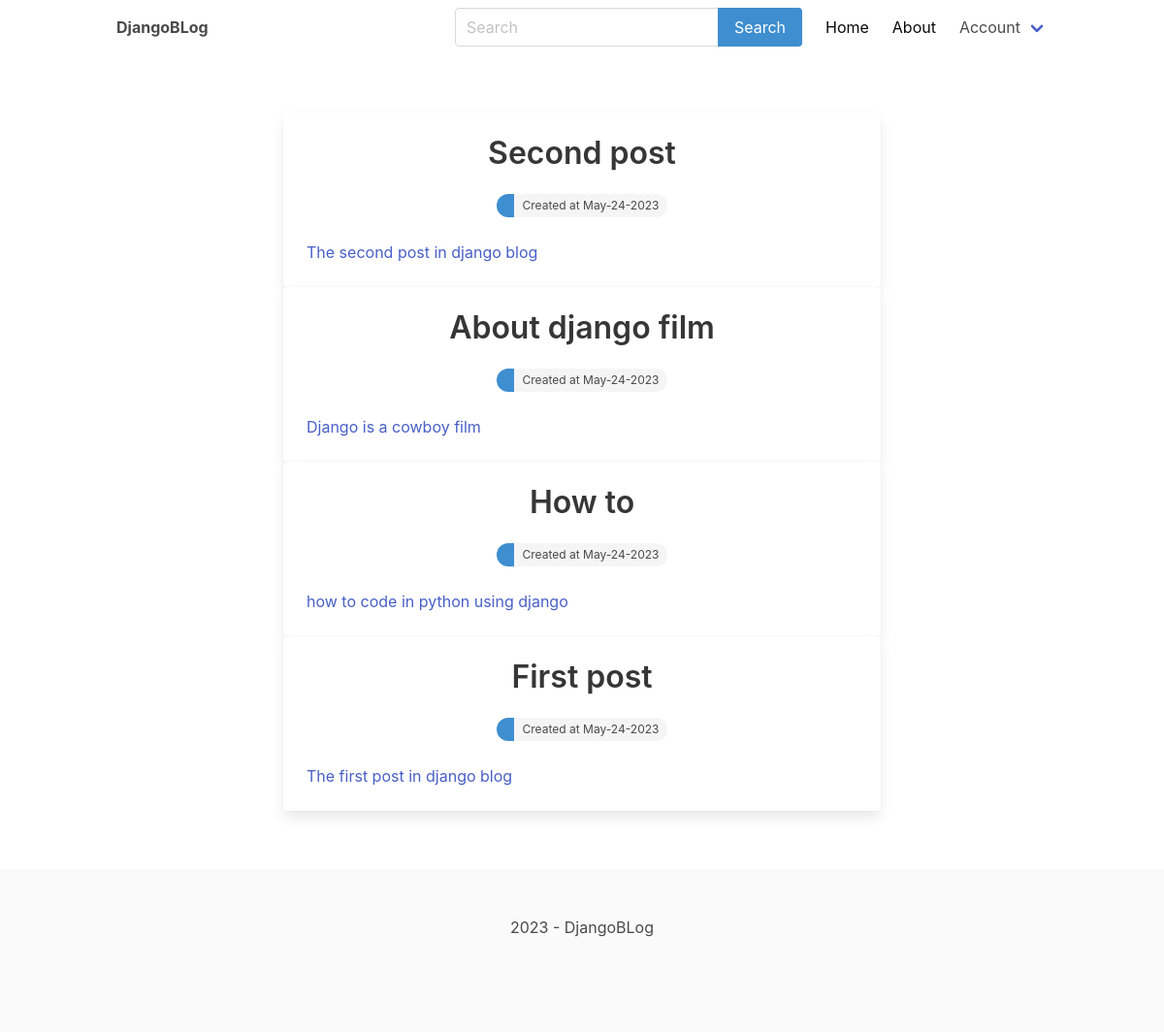
/django/, run on the app's committed database.
### blog/models.py (models this page shows, shortened)
class Post(models.Model):
    ACTIVE = 'active'
    DRAFT = 'draft'
    CHOICES_STATUS = (
        (ACTIVE, 'Active'),
        (DRAFT, 'Draft'),
    )
    category = models.ForeignKey(Category, on_delete=models.CASCADE, related_name='posts', null=True)
    title = models.CharField(max_length=200)
    intro = models.CharField(max_length=200)
    slug = models.SlugField(max_length=200, unique=True)
    body = models.TextField(max_length=800)
    updated = models.DateTimeField(auto_now=True)
    created = models.DateTimeField(auto_now_add=True)
    status = models.CharField(max_length=10, choices=CHOICES_STATUS, default=DRAFT)
    class Meta:
        ordering = ['-updated', '-created']

### blog/views.py (the view)
# urls.py: path('<slug:slug>/', views.category, name='category_detail'),
def category(request, slug):
    category = get_object_or_404(Category, slug=slug)
    posts = category.posts.filter(status=Post.ACTIVE)
    return render(request, 'blog/category.html', {'category': category, 'posts': posts})

### blog/templates/blog/category.html (shortened to what this page needs)
{% extends 'main.html' %}
{% block content %}
    <div class="container">
        <section class="articles">
            <div class="column is-8 is-offset-2">
                {% for post in category.posts.all %}
                    <div class="card article">
                        <div class="card-content">
                            <a href="{% url 'post_detail' post.category.slug  post.slug %}">
                                <div class="media">
                                    <div class="media-content has-text-centered">
                                        <p class="title article-title">{{ post.title }}</p>
                                        <div class="tags has-addons level-item">
                                            <span class="tag is-rounded is-info">{{ post.author }}</span>
                                            <span class="tag is-rounded">Created at {{ post.created|date:'M-d-Y' }}</span>
                                        </div>
                                    </div>
                                </div>
                                <div class="content article-intro">
                                    {{ post.intro }}
                                </div>
                            </a>
                        </div>
                    </div>
                {% endfor %}
            </div>
        </section>
    </div>
{% endblock %}

### data on the page
Post: title "Second post", created "May-24-2023", intro "The second post in django blog"
Post: title "About django film", created "May-24-2023", intro "Django is a cowboy film"
Post: title "How to", created "May-24-2023", intro "how to code in python using django"
Post: title "First post", created "May-24-2023", intro "The first post in django blog"
